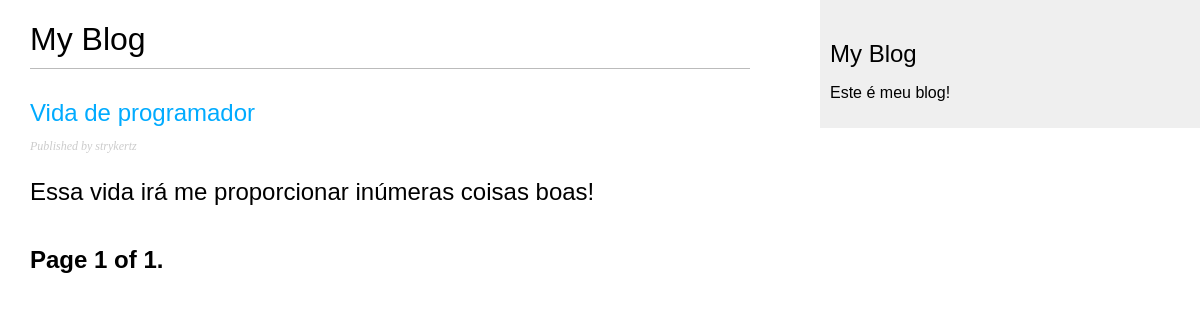
/blog/, run on an earlier commit of the app's database.
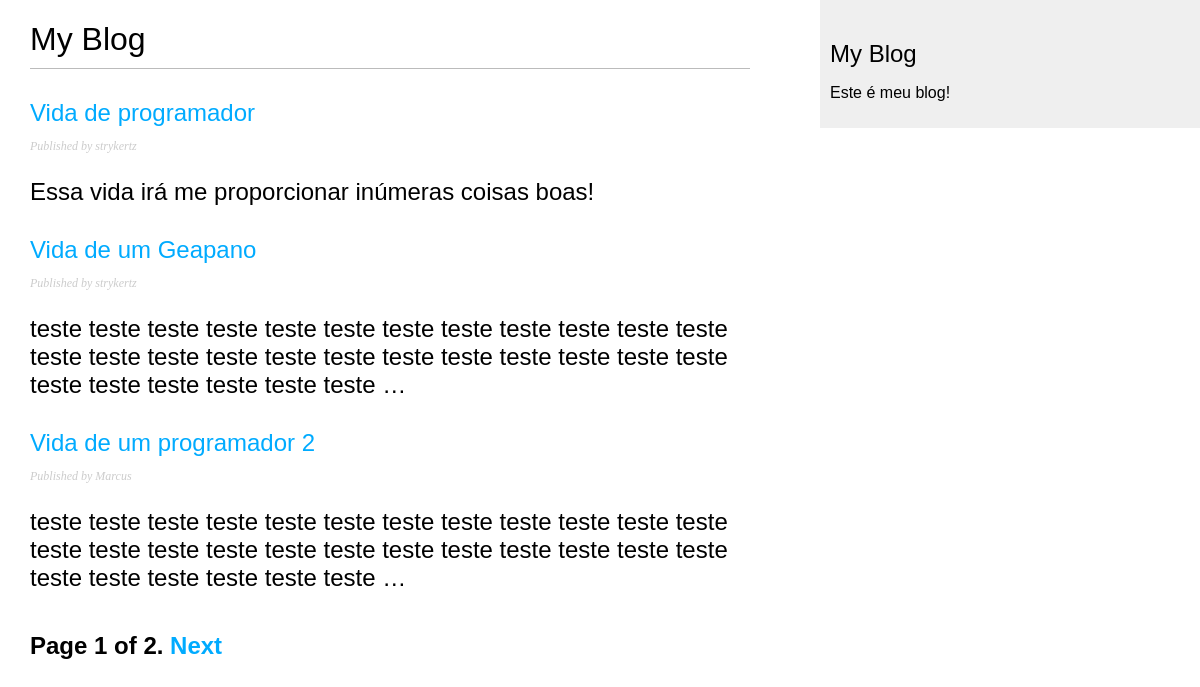
And on a later commit of the database.
### blog/models.py (models this page shows, shortened)
class Post(models.Model):
    STATUS_CHOICES = (
        ('draft', 'Draft'),
        ('published', 'Published'),
    )
    title = models.CharField(max_length=250)
    slug = models.SlugField(max_length=250,
                            unique_for_date='publish')
    author = models.ForeignKey(User,
                               on_delete=models.CASCADE,
                               related_name='blog_posts')
    body = models.TextField()
    publish = models.DateTimeField(default=timezone.now)
    created = models.DateTimeField(auto_now_add=True)
    updated = models.DateTimeField(auto_now=True)
    status = models.CharField(max_length=10,
                              choices=STATUS_CHOICES,
                              default='draft')
    objects = models.Manager()  # gerenciador default
    published = PublishedManager()  # Nosso gerenciado personalizado.
    def get_absolute_url(self):
        return reverse('blog:post_detail',
                       args=[self.publish.year,
                             self.publish.month,
                             self.publish.day, self.slug])
    class Meta:
        ordering = ('publish', )

### blog/views.py (the view)
# urls.py: path('', views.PostListView.as_view(), name='post_list'),
class PostListView(ListView):
    queryset = Post.published.all()
    context_object_name = 'posts'
    paginate_by = 3
    template_name = 'blog/post/list.html'

### templates/blog/post/list.html (shortened to what this page needs)
{% extends "blog/base.html" %}
{% block content %}
<h1>My Blog</h1>
{% for post in posts%}
<h2>
    <a href="{{ post.get_absolute_url }}">
        {{ post.title }}
    </a>
    <p class="date">
        Published {{ post.Published }} by {{ post.author }}
    </p>
    {{post.body | truncatewords:30 | linebreaks}}
    {% endfor %}
    {% include "pagination.html" with page=page_obj %}
    {% endblock%}

### templates/blog/base.html (shortened to what this page needs)
{% load static%}
<!DOCTYPE html>
<html>
<head>
    <link href="{% static  'css/blog.css'%}" rel="stylesheet">
</head>
<body>
    <div id="content">
        {% block content%}
        {% endblock %}
    </div>
    <div id="sidebar">
        <h2> My Blog</h2>
        <p> Este é meu blog!</p>
    </div>
</body>
</html>

### templates/pagination.html (shortened to what this page needs)
<div class="pagination">
    <span class="current">
        Page {{ page.number }} of {{ page.paginator.num_pages }}.
    </span>
    <span>
        {% if page.has_next %}
        <a href="?page={{ page.next_page_number}}">Next</a>
        {% endif%}
    </span>
</div>

### blog/static/css/blog.css (style rules this page uses)
body { margin:0; padding:0; font-family:helvetica, sans-serif; }
a { color:#00abff; text-decoration:none; }
h1 { font-weight:normal; border-bottom:1px solid #bbb; padding:0 0 10px 0; }
h2 { font-weight:normal; margin:30px 0 0; }
#content { float:left; width:60%; padding:0 0 0 30px; }
#sidebar { float:right; width:30%; padding:10px; background:#efefef; height:100%; }
p.date { color:#ccc; font-family: georgia, serif; font-size: 12px; font-style: italic; }
.pagination { margin:40px 0; font-weight:bold; }

What changed in the data, as far as the page shows it:
added Post: title "Vida de um Geapano", author "strykertz", body "teste teste teste teste teste teste teste teste teste teste teste teste teste teste teste teste teste teste teste teste teste teste teste teste teste teste teste teste teste teste …"
added Post: title "Vida de um programador 2", author "Marcus", body "teste teste teste teste teste teste teste teste teste teste teste teste teste teste teste teste teste teste teste teste teste teste teste teste teste teste teste teste teste teste …"
Also different on the page:
{{ page.paginator.num_pages }}: "1" → "2"
text now shown: "Next"
